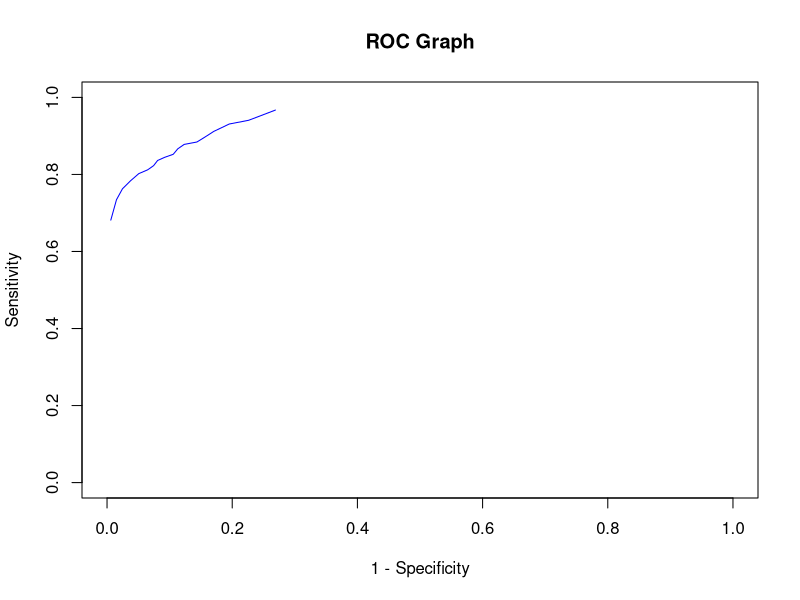
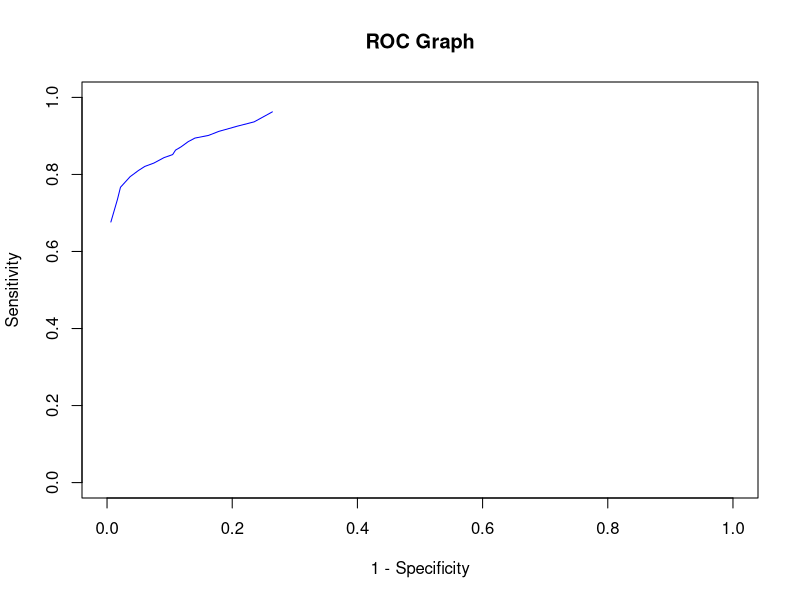
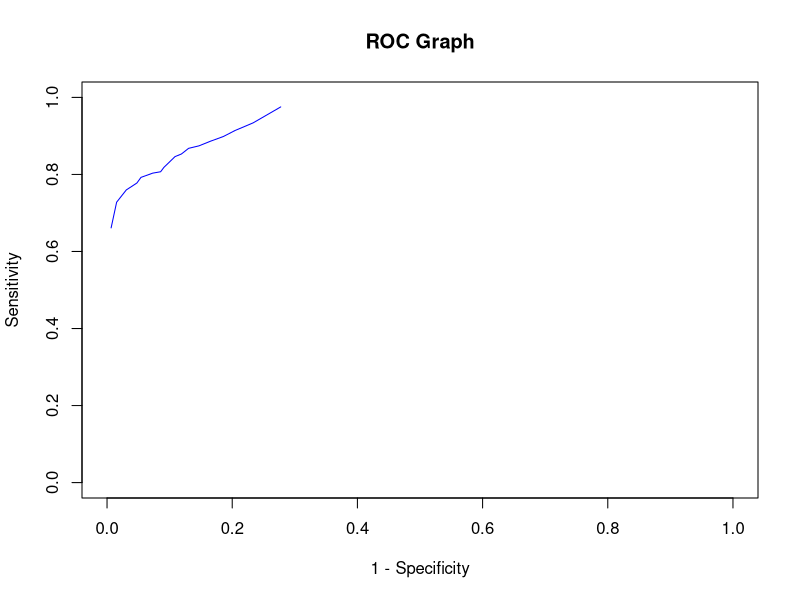
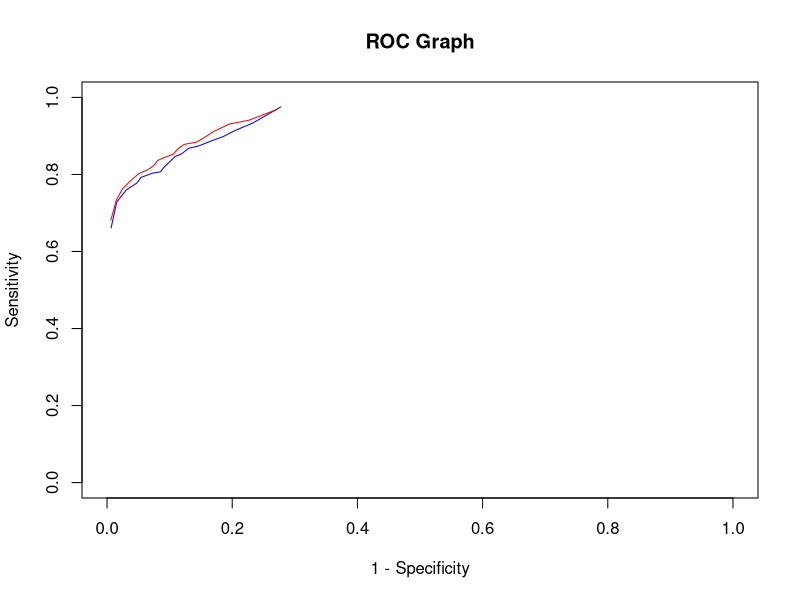
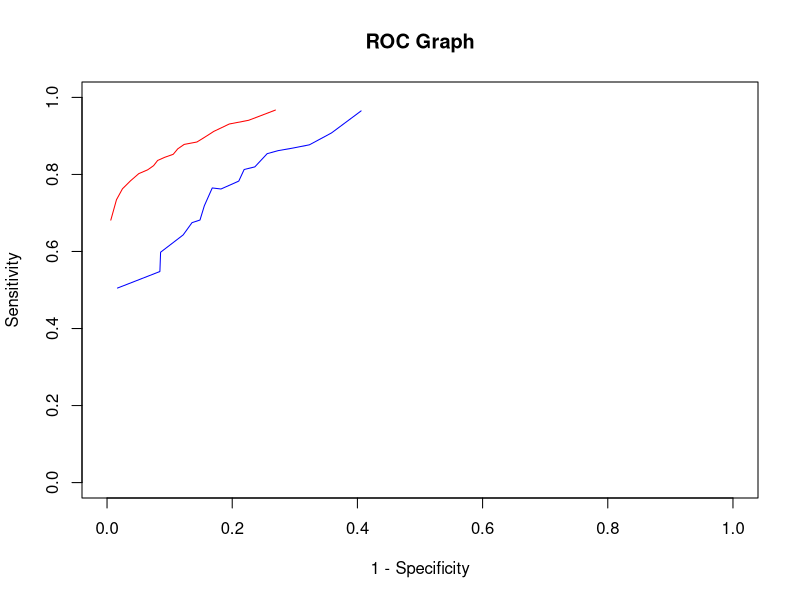
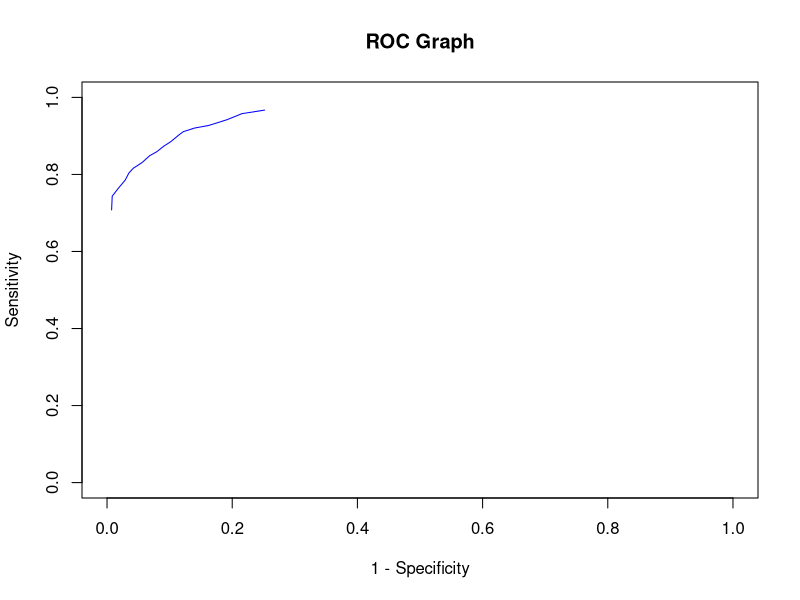
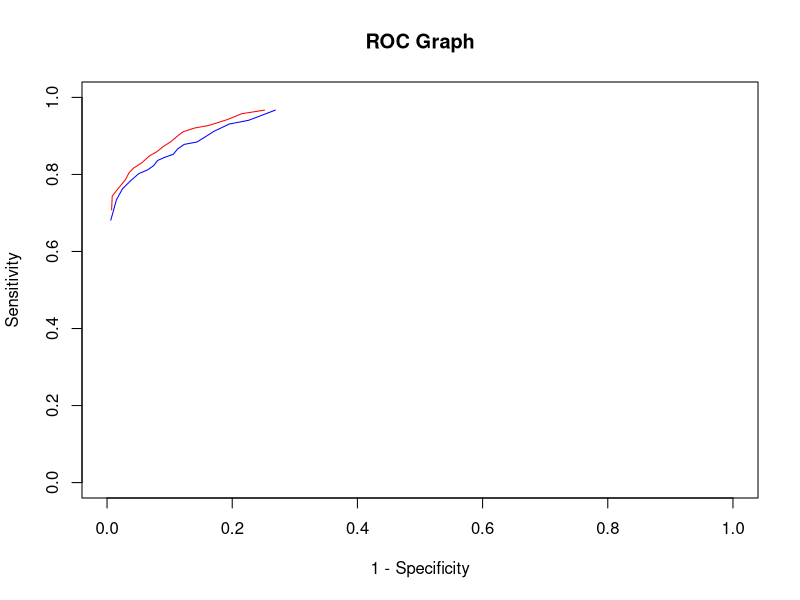
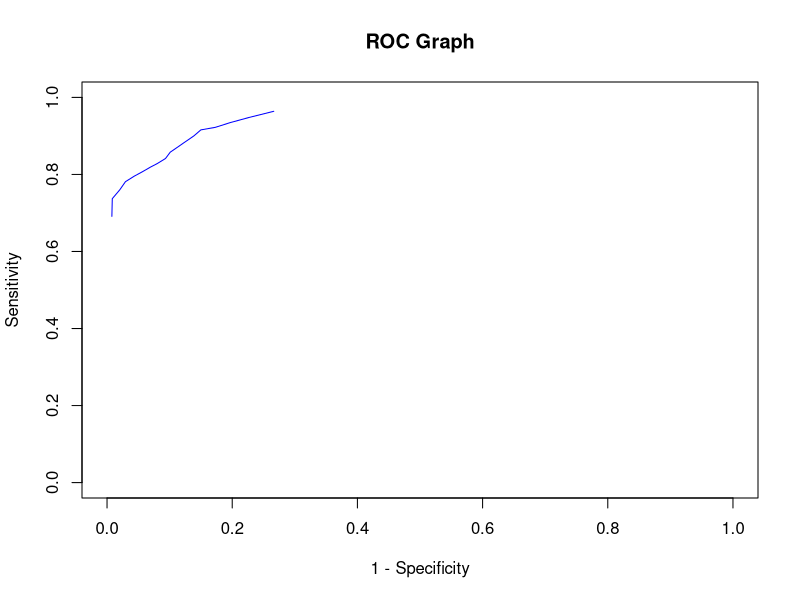

Here is the R script that generated these plots, in order:
## ---- chunk 1
knitr::opts_chunk$set(echo = TRUE)
## ---- chunk 2
set.seed(42)
library(statmod)
library(glmnet)
suppressMessages(library(fields))
suppressMessages(library(tidyverse))
library(caret)
## ---- chunk 3
fire = read.csv("Acoustic_Extinguisher_Fire_Dataset.csv")
n = nrow(fire)
ind = sample(1:n, n*.9, replace=FALSE)
train = fire[ind,]
test = fire[-ind,]
cutoff = 0.8
## ---- chunk 4
validate = function(model) {
  predictions = predict(model, newdata = test, type="response")
  
  cutlines = seq(0.1,.99, by=.05)
  n = length(cutlines)
  results = list()
  i = 1
  for(i in 1:n) {
    cut = cutlines[i]
    fire_out = ifelse(predictions >= cut, 1,0)
    fire_factor = factor(fire_out, levels=c(0,1))
    test_factor = factor(test$STATUS)
    results[[i]]= confusionMatrix(test_factor, fire_factor)
  }
  results
}
## ---- chunk 5
plot_roc = function(confusion_matrix_list) {
  n = length(confusion_matrix_list)
  sen = rep(NA, n)
  spe = rep(NA, n)
  for (i in 1:n) {
    sen[i] = confusion_matrix_list[[i]]$byClass["Sensitivity"]
    spe[i] = 1 - confusion_matrix_list[[i]]$byClass["Specificity"]
  }
  sen = replace(sen, is.na(sen), 0)
  spe = replace(spe, is.na(spe), 0)
  plot(
    spe,
    sen,
    xlim=c(0,1),
    ylim=c(0,1),
    type="l",
    col="blue",
    main="ROC Graph",
    xlab="1 - Specificity",
    ylab="Sensitivity"
  )
}
## ---- chunk 6
fire_glm3 = glm(as.factor(STATUS) ~ FUEL + DISTANCE + DESIBEL * AIRFLOW + DESIBEL * FREQUENCY, data=train, family = binomial(link="logit"))
val_fire_glm3 = validate(fire_glm3)
plot_roc(val_fire_glm3)
## ---- chunk 7
fire_glm2 = glm(STATUS ~ FUEL * DISTANCE + DESIBEL * AIRFLOW * FREQUENCY, data=fire, family = binomial(link="logit"))
val_fire_glm2 = validate(fire_glm2)
plot_roc(val_fire_glm2)
## ---- chunk 8
fire_glm = glm(as.factor(STATUS) ~ FUEL + DISTANCE + DESIBEL + AIRFLOW + FREQUENCY, data=train, family = binomial(link="logit"))
val_fire_glm = validate(fire_glm)
plot_roc(val_fire_glm)
## ---- chunk 9
plot_rocs = function(confusion_matrix_list1, confusion_matrix_list2) {
  
  for(j in 1:length(confusion_matrix_list1)) {
    n = length(confusion_matrix_list1)
    sen1 = rep(NA, n)
    spe1 = rep(NA, n)
    for (i in 1:n) {
      sen1[i] = confusion_matrix_list1[[i]]$byClass["Sensitivity"]
      spe1[i] = 1 - confusion_matrix_list1[[i]]$byClass["Specificity"]
    }
  }
  sen1 = replace(sen1, is.na(sen1), 0)
  spe1 = replace(spe1, is.na(spe1), 0)
  
  
  for(j in 1:length(confusion_matrix_list2)) {
    n = length(confusion_matrix_list2)
    sen2 = rep(NA, n)
    spe2 = rep(NA, n)
    for (i in 1:n) {
      sen2[i] = confusion_matrix_list2[[i]]$byClass["Sensitivity"]
      spe2[i] = 1 - confusion_matrix_list2[[i]]$byClass["Specificity"]
    }
  }
  sen2 = replace(sen2, is.na(sen2), 0)
  spe2 = replace(spe2, is.na(spe2), 0)
  
  
  
  plot(
    spe1,
    sen1,
    xlim=c(0,1),
    ylim=c(0,1),
    type="l",
    col="blue",
    main="ROC Graph",
    xlab="1 - Specificity",
    ylab="Sensitivity"
  )
  lines(spe2, sen2, type="l", col="red")
}
## ---- chunk 10
plot_rocs(val_fire_glm, val_fire_glm3)
## ---- chunk 11
f = glm(as.factor(STATUS) ~ DISTANCE + DESIBEL, data=train, family = binomial(link="logit"))
val_f = validate(f)
plot_rocs(val_f, val_fire_glm3)
## ---- chunk 12
fire_poly_glm3 = glm(as.factor(STATUS) ~ FUEL + poly(DISTANCE,3,raw=TRUE) + poly(DESIBEL, 3, raw=TRUE) + poly(AIRFLOW, 3, raw=TRUE) + poly(FREQUENCY, 3,raw=TRUE), data=train, family = binomial(link="logit"))
plot_roc(validate(fire_poly_glm3))
plot_rocs(val_fire_glm3, validate(fire_poly_glm3))
## ---- chunk 13
fire_poly_glm2 = glm(as.factor(STATUS) ~ FUEL + poly(DISTANCE,2,raw=TRUE) + poly(DESIBEL, 2, raw=TRUE) + poly(AIRFLOW, 2, raw=TRUE) + poly(FREQUENCY, 2,raw=TRUE), data=train, family = binomial(link="logit"))
plot_roc(validate(fire_poly_glm2))
plot_rocs(validate(fire_poly_glm2), val_fire_glm3)
